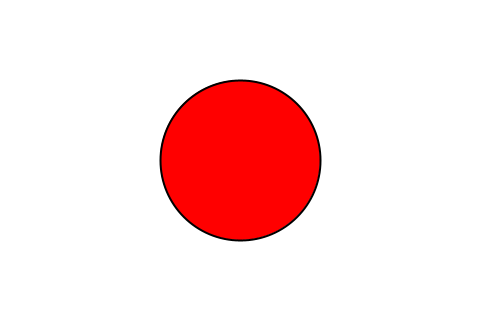
Frame 1 (no input)
Frame 60 (the mouse pressed at the canvas centre just before this capture): identical to frame 1, image omitted
Frame 120 (the mouse held since frame 60 and released just before this capture): identical to frame 1, image omitted

The Processing sketch that drew this single still picture (run headless with seeded random() and noise(); from frame 60 on, the mouse is pressed at the canvas centre):

// Processing sketch: fourth_sketch_keys
// ── fourth_sketch_keys.pde
/*
 * You can use the arrow keys to move the ball around. The S key will toggle the stroke. The R, G,
 * B, C, M, and Y keys will change the color of the ball.
 * 
 * The sketch uses three different functions that catch key event in Processing: 
 * - keyPressed(), executed when you press a key,
 * - keyReleased(), executes when you release a key
 * - keyTyped(), behaves as keyPressed(0 but ignores all special keys (arrows, Enter, Ctrl ...)
 * 
 * The system variable key contains the value of the last key that was pressed. 
*/
int x;
int y;
int r;
color c;
boolean drawStroke;

void setup()
{
  size( 480, 320 );
  smooth();
  strokeWeight( 2 );
  
  x = width/2;
  y = height/2;
  r = 80;
  c = color( 255, 0, 0 );
  drawStroke = true;
}

void draw()
{
  background( 255 );
  if ( drawStroke == true ) {
    stroke( 0 );
  } else {
    noStroke();
  }
  
  fill( c );
  ellipse( x, y, r*2, r*2 );
}

void keyPressed()
{
  if ( key == CODED ) {
    if ( keyCode == RIGHT ) {
      x += 10;
    } else if ( keyCode == LEFT ) {
      x -= 10;
    } else if ( keyCode == UP ) {
      y -= 10;
    } else if ( keyCode == DOWN ) {
      y += 10;
    }
  }
  
  x = constrain( x, r, width-r );
  y = constrain( y, r, height-r );
}

void keyReleased()
{
  switch ( key ) {
    case 'r':
      c = color( 255, 0, 0 );
      break;
    case 'g':
      c = color( 0, 255, 0 );
      break;
    case 'b':
      c = color( 0, 0, 255 );
      break;
    case 'c':
      c = color( 0, 255, 255 );
      break;
    case 'm':
      c = color( 255, 0, 255 );
      break;
    case 'y':
      c = color( 255, 255, 0 );
      break;
    default:
      break;
  }
}

void keyTyped()
{
  if ( key == 's' ) {
    drawStroke = !drawStroke;
  }
}
